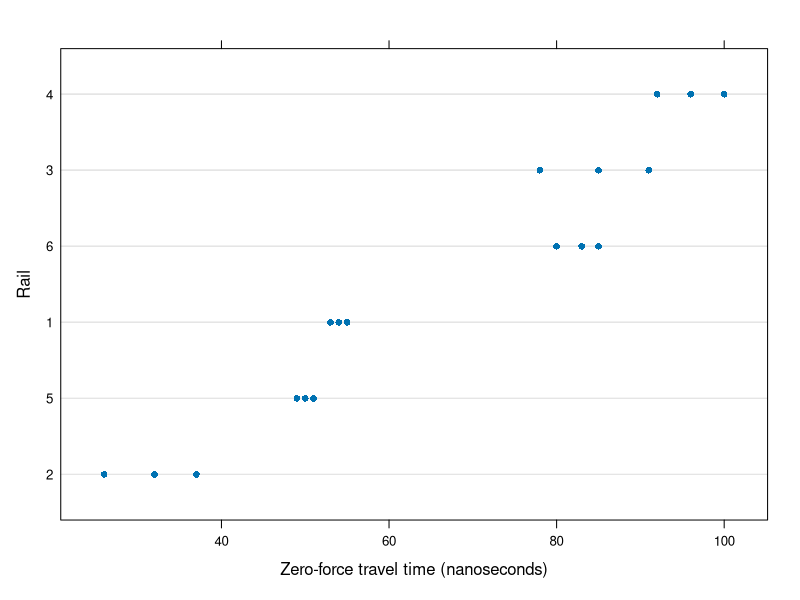
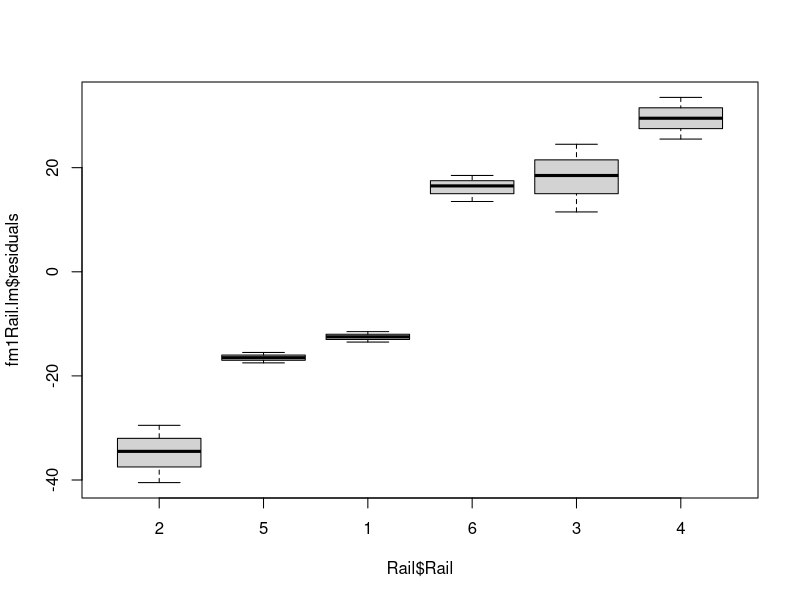
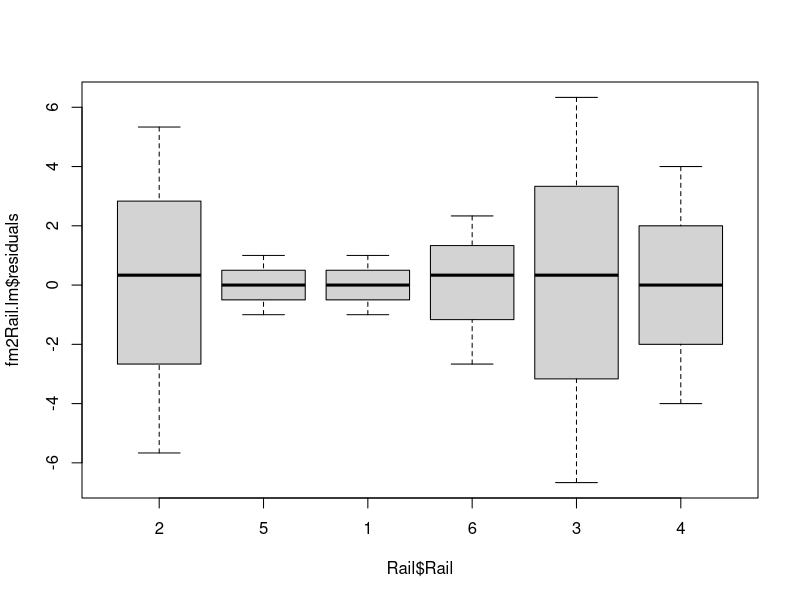
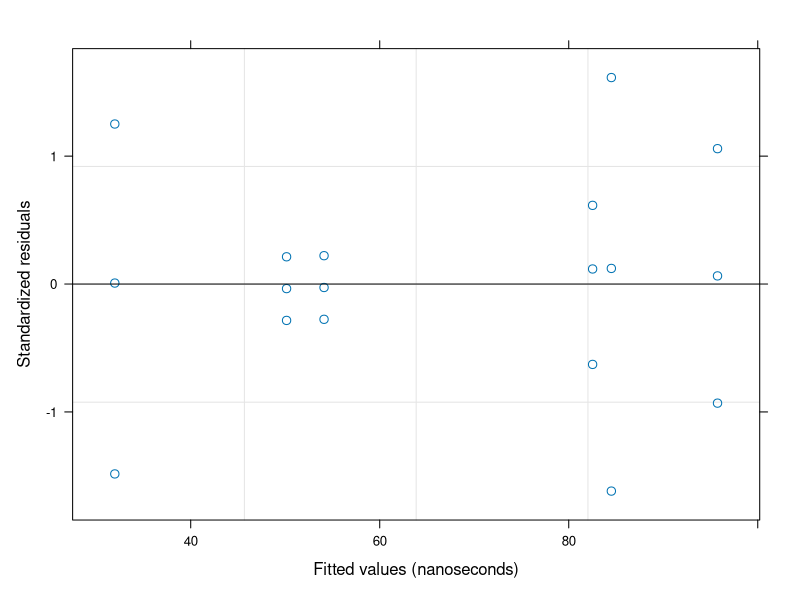
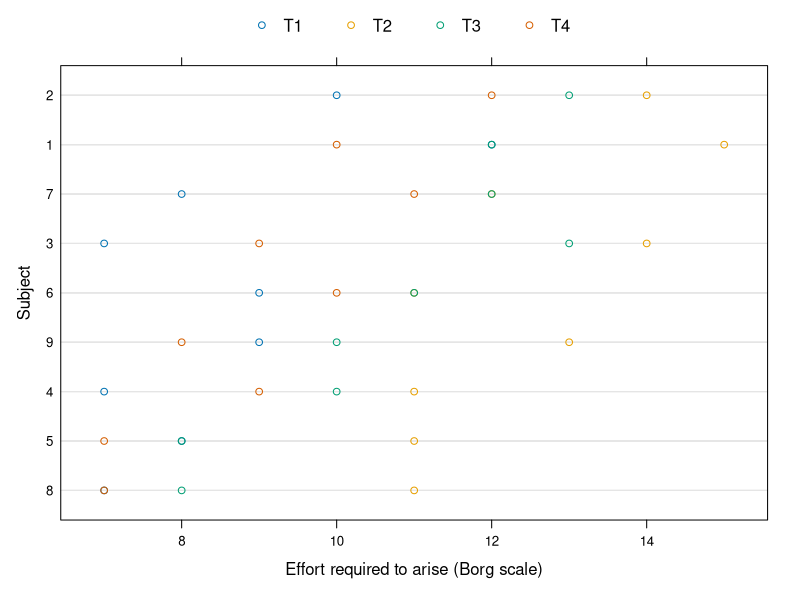
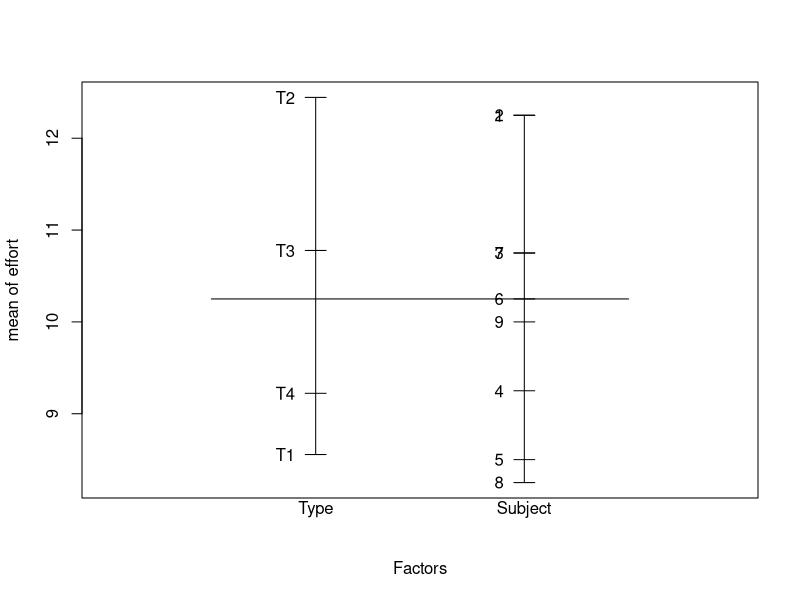
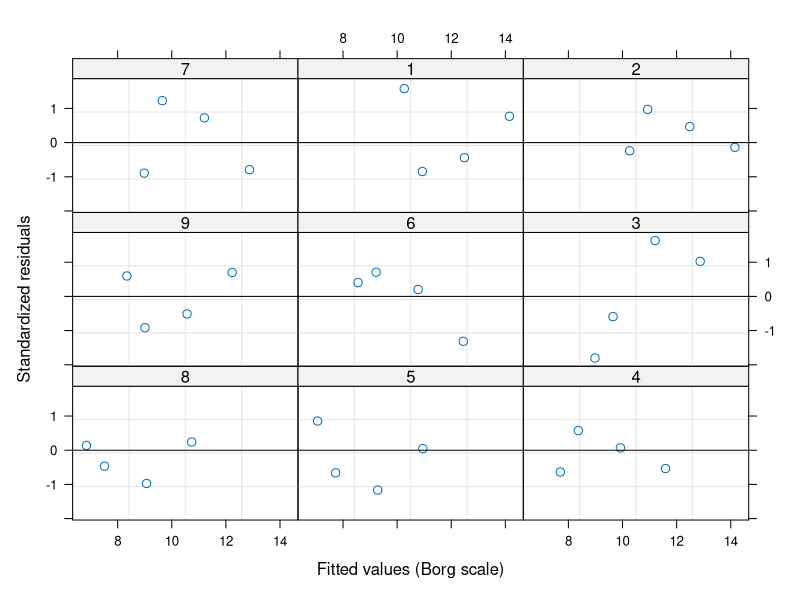
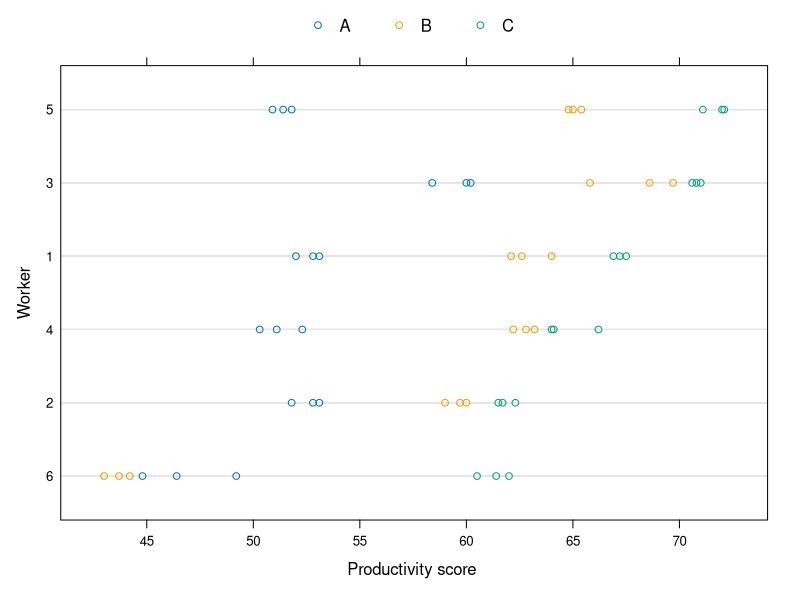

Source code (R) for these figures, in order:
## ---- chunk 1
knitr::opts_chunk$set(comment = NA, prompt = TRUE)
## ---- chunk 2
library(nlme)
data("Rail")
plot( Rail )
Rail
## ---- chunk 3
fm1Rail.lm <- lm( travel ~ 1, data = Rail )
fm1Rail.lm
boxplot(fm1Rail.lm$residuals ~ Rail$Rail)
## ---- chunk 4
fm2Rail.lm <- lm( travel ~ Rail - 1, data = Rail )
fm2Rail.lm
boxplot(fm2Rail.lm$residuals ~ Rail$Rail)
## ---- chunk 5
fm1Rail.lme <- lme( travel ~ 1, data = Rail, random = ~ 1 | Rail )
summary(fm1Rail.lme)
## ---- chunk 6
fm1Rail.lmeML <- update( fm1Rail.lme, method = "ML" )
summary(fm1Rail.lmeML)
## ---- chunk 7
plot(fm1Rail.lme)
intervals(fm1Rail.lme)
anova(fm1Rail.lme)
## ---- chunk 8
data("ergoStool")
plot( ergoStool )
plot.design(ergoStool)
## ---- chunk 9
options( contrasts = c( factor = "contr.helmert", ordered = "contr.poly" ) )
contrasts( ergoStool$Type )
fm1Stool <- lme(effort ~ Type, data = ergoStool, random =~1| Subject)
summary( fm1Stool )
anova( fm1Stool )
## ---- chunk 10
options( contrasts = c( factor = "contr.treatment", ordered = "contr.poly" ) )
contrasts( ergoStool$Type )
fm2Stool <- lme(effort ~ Type, data = ergoStool, random =~1| Subject)
summary( fm2Stool )
anova( fm2Stool )
## ---- chunk 11
fm3Stool <- lme(effort ~ Type - 1, data = ergoStool, random = ~ 1 | Subject)
summary( fm3Stool )
anova( fm3Stool )
## ---- chunk 12
intervals( fm1Stool )
plot( fm1Stool, form = resid(., type = "p") ~ fitted(.) | Subject, abline = 0 )
## ---- chunk 13
data("Machines")
plot( Machines )
attach( Machines ) 
interaction.plot( Machine, Worker, score, las = 1) 
detach()
## ---- chunk 14
fm1Machine <- lme( score ~ Machine, data = Machines, random =~1| Worker )
fm1Machine
intervals( fm1Machine )
## ---- chunk 15
fm2Machine <- update( fm1Machine, random =~1| Worker/Machine )
fm2Machine
intervals( fm2Machine )
## ---- chunk 16
anova( fm1Machine, fm2Machine)
## ---- chunk 17
## delete selected rows from the Machines data
MachinesUnbal <- Machines[ -c(2,3,6,8,9,12,19,20,27,33), ]
## check that the result is indeed unbalanced
table(MachinesUnbal$Machine, MachinesUnbal$Worker)
fm1MachinesU <- lme( score ~ Machine, data = MachinesUnbal,
                     random =~1| Worker/Machine )
fm1MachinesU
intervals( fm1MachinesU )
## ---- chunk 18
fm3Machine <- update( fm1Machine, random = ~Machine - 1 |Worker)
summary( fm3Machine )
## ---- chunk 19
anova( fm1Machine, fm2Machine, fm3Machine )
## ---- chunk 20
data("Orthodont")
plot( Orthodont )
names( Orthodont )
levels( Orthodont$Sex )
OrthoFem <- Orthodont[ Orthodont$Sex == "Female", ]
## ---- chunk 21
fm1OrthF.lis <- lmList( distance ~ age, data = OrthoFem )
coef( fm1OrthF.lis )
plot( intervals ( fm1OrthF.lis ) )
## ---- chunk 22
fm2OrthF.lis <- update( fm1OrthF.lis, distance ~ I( age - 11 ) )
plot( intervals( fm2OrthF.lis ) )
## ---- chunk 23
fm1OrthF <- lme( distance ~ age, data = OrthoFem, random =~1| Subject )
summary( fm1OrthF )
## ---- chunk 24
fm1OrthFM <- update( fm1OrthF, method = "ML" )
summary( fm1OrthFM )
## ---- chunk 25
fm2OrthF <- update( fm1OrthF, random = ~ age | Subject )
anova( fm1OrthF, fm2OrthF )
## ---- chunk 26
random.effects( fm1OrthF )
# ranef( fm1OrthF )
coefficients( fm1OrthF )
plot(compareFits(coef(fm1OrthF), coef(fm1OrthFM)))
plot( augPred(fm1OrthF), aspect = "xy", grid = T )
## ---- chunk 27
data("Pixel")
plot( Pixel )
fm1Pixel <- lme( pixel ~ day + day^2, data = Pixel,
                 random = list( Dog = ~ day, Side =~1))
intervals( fm1Pixel )
plot( augPred( fm1Pixel ) )
VarCorr( fm1Pixel )
summary( fm1Pixel )
## ---- chunk 28
fm2Pixel <- lme( pixel ~ day + day^2, data = Pixel,
                 random =  ~ day | Dog )
anova( fm1Pixel, fm2Pixel )
fm3Pixel <- update( fm1Pixel, random =~1| Dog/Side )
anova( fm1Pixel, fm3Pixel )
fm4Pixel <- update( fm1Pixel, pixel ~ day + day^2 + Side )
summary( fm4Pixel )
## ---- chunk 29
data("Oats")
plot( Oats )
fm1Oats <- lme( yield ~ ordered(nitro) * Variety, data = Oats,
                random =~1| Block/Variety )
anova( fm1Oats )
## ---- chunk 30
fm2Oats <- update( fm1Oats, yield ~ ordered(nitro) + Variety )
anova( fm2Oats )
summary( fm2Oats )
## ---- chunk 31
fm3Oats <- update( fm1Oats, yield ~ ordered( nitro ) )
summary( fm3Oats )
## ---- chunk 32
fm4Oats <- lme( yield ~ nitro, data = Oats, random = ~ 1 | Block/Variety )
summary( fm4Oats )
VarCorr( fm4Oats )
plot( augPred( fm4Oats ), aspect = 2.5, layout = c(6, 3),
      between = list( x = c(0, 0, 0.5) ) )
